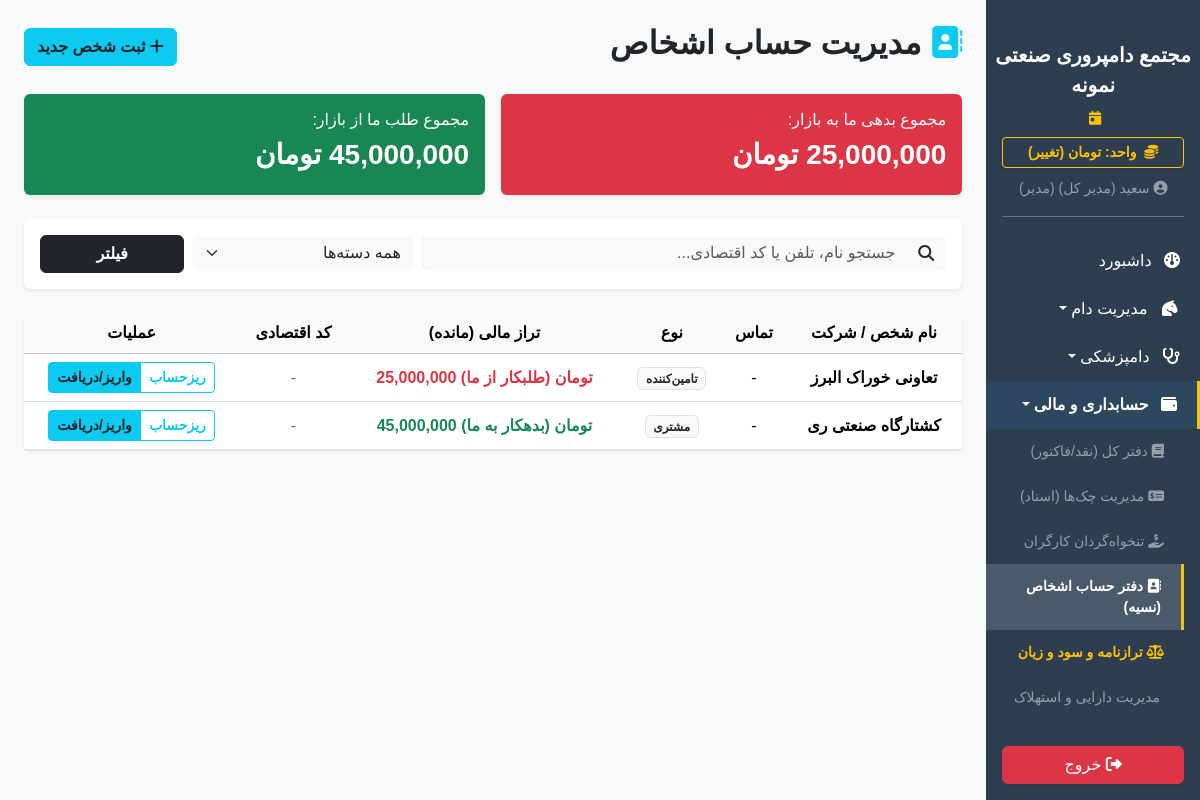
Page /finance/contacts (signed in) on the earlier database version.
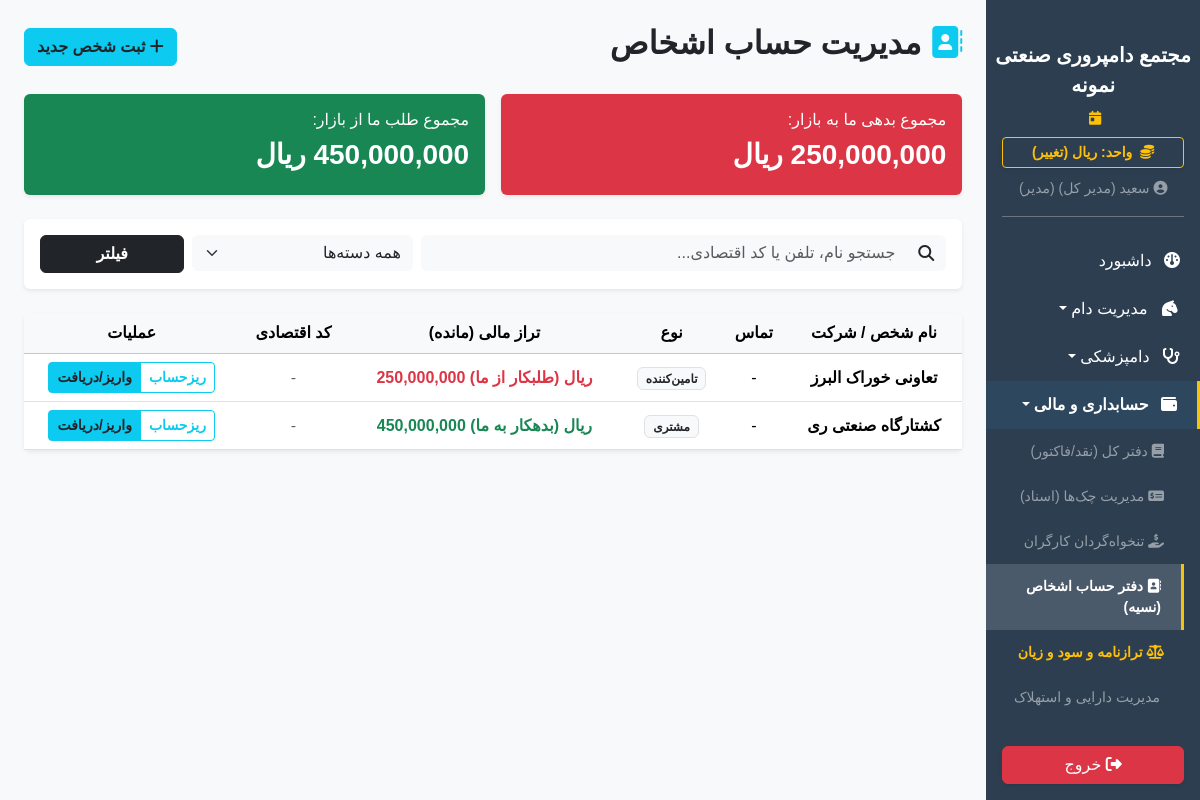
Same page on the later database version.
### app/models.py (models this page shows)
class SystemSetting(db.Model):
    id = db.Column(db.Integer, primary_key=True)
    key = db.Column(db.String(50), unique=True, nullable=False)
    value = db.Column(db.String(255), nullable=False)
    description = db.Column(db.String(255), nullable=True)

class Contact(db.Model):
    id = db.Column(db.Integer, primary_key=True)
    name = db.Column(db.String(150), nullable=False) # نام شخص، قصابی یا کارخانه
    phone = db.Column(db.String(20), nullable=True)
    contact_type = db.Column(db.String(50), default='عمومی') # مشتری، تامین‌کننده خوراک
    economic_code = db.Column(db.String(50), nullable=True)
    bank_card = db.Column(db.String(30), nullable=True)
    balance = db.Column(Numeric(18, 2), default=0.0)
    created_at = db.Column(db.DateTime, default=datetime.utcnow)
    transactions = db.relationship('Transaction', backref='contact', lazy=True)
    cheques = db.relationship('Cheque', backref='contact', lazy=True)
    documents = db.relationship('ContactDocument', backref='contact', lazy=True, cascade="all, delete-orphan")

### app/blueprints/finance.py (the view)
@finance_bp.route('/contacts')
@login_required
def contacts():
    from app.models import Contact
    search_q = request.args.get('search', '').strip()
    type_q = request.args.get('type', 'همه')
    query = Contact.query
    if search_q:
        query = query.filter(
            (Contact.name.ilike(f"%{search_q}%")) |
            (Contact.phone.ilike(f"%{search_q}%")) |
            (Contact.economic_code.ilike(f"%{search_q}%"))
        )
    if type_q != 'همه':
        query = query.filter(Contact.contact_type == type_q)
    all_contacts = query.order_by(Contact.name).all()
    total_debt = db.session.query(func.sum(Contact.balance)).filter(Contact.balance < 0).scalar() or 0
    total_credit = db.session.query(func.sum(Contact.balance)).filter(Contact.balance > 0).scalar() or 0
    return render_template('finance/contacts.html', contacts=all_contacts,
                           total_debt=total_debt, total_credit=total_credit,
                           current_search=search_q, current_type=type_q)

### app/__init__.py (called while the page is built)
def get_system_setting(key, default):
    from app.models import SystemSetting
    s = SystemSetting.query.filter_by(key=key).first()
    return s.value if s else default

### app/blueprints/dashboard.py (called while the page is built)
@dashboard_bp.app_context_processor
def inject_settings():
    try:
        all_settings = {s.key: s.value for s in SystemSetting.query.all()}
    except:
        all_settings = {}
    return dict(system_settings=all_settings)

### app/templates/finance/contacts.html (shortened to what this page needs)
{% extends 'base.html' %}
{% block content %}
<div class="d-flex justify-content-between align-items-center mb-4">
    <h2 class="fw-bold"><i class="fa-solid fa-address-book text-info"></i> مدیریت حساب اشخاص</h2>
    <button class="btn btn-info fw-bold text-dark" data-bs-toggle="modal" data-bs-target="#addContactModal"><i class="fa-solid fa-plus"></i> ثبت شخص جدید</button>
</div>
<div class="row g-3 mb-4">
    <div class="col-md-6"><div class="card bg-danger text-white border-0 shadow-sm"><div class="card-body"><h6>مجموع بدهی ما به بازار:</h6><h3 class="fw-bold">{{ total_debt|abs|currency }}</h3></div></div></div>
    <div class="col-md-6"><div class="card bg-success text-white border-0 shadow-sm"><div class="card-body"><h6>مجموع طلب ما از بازار:</h6><h3 class="fw-bold">{{ total_credit|currency }}</h3></div></div></div>
</div>
<div class="card border-0 shadow-sm mb-4 bg-white">
    <div class="card-body">
        <form method="GET" action="{{ url_for('finance.contacts') }}" class="row g-2">
            <div class="col-md-7">
                <div class="input-group">
                    <span class="input-group-text bg-light border-0"><i class="fa-solid fa-magnifying-glass"></i></span>
                    <input type="text" name="search" class="form-control border-0 bg-light" placeholder="جستجو نام، تلفن یا کد اقتصادی..." value="{{ current_search }}">
                </div>
            </div>
            <div class="col-md-3">
                <select name="type" class="form-select border-0 bg-light">
                    <option value="همه">همه دسته‌ها</option>
                </select>
            </div>
            <div class="col-md-2">
                <button type="submit" class="btn btn-dark w-100 fw-bold">فیلتر</button>
            </div>
        </form>
    </div>
</div>
<div class="card border-0 shadow-sm">
    <div class="card-body p-0">
        <table class="table table-hover align-middle text-center mb-0">
            <thead class="table-light"><tr><th>نام شخص / شرکت</th><th>تماس</th><th>نوع</th><th>تراز مالی (مانده)</th><th>کد اقتصادی</th><th>عملیات</th></tr></thead>
            <tbody>
                {% for c in contacts %}
                <tr>
                    <td class="fw-bold">{{ c.name }}</td>
                    <td dir="ltr">
                        {{ c.phone or '-' }}
                    </td>
                    <td><span class="badge bg-light text-dark border">{{ c.contact_type }}</span></td>
                    <td class="fw-bold {% if c.balance > 0 %}text-success{% elif c.balance < 0 %}text-danger{% else %}text-muted{% endif %}" dir="ltr">
                        {% if c.balance > 0 %}{{ c.balance|currency }} (بدهکار به ما)
                        {% elif c.balance < 0 %}{{ c.balance|abs|currency }} (طلبکار از ما)
                        {% else %}تسویه صفر{% endif %}
                    </td>
                    <td><code class="small text-muted">{{ c.economic_code or '-' }}</code></td>
                    <td>
                        <div class="btn-group">
                            <a href="{{ url_for('finance.contact_profile', id=c.id) }}" class="btn btn-sm btn-outline-info fw-bold">ریزحساب</a>
                            <a href="{{ url_for('finance.contact_profile', id=c.id, _anchor='actions') }}" class="btn btn-sm btn-info text-dark fw-bold">واریز/دریافت</a>
                        </div>
                    </td>
                </tr>
                {% else %}
                <tr><td colspan="6" class="py-5 text-muted">شخصی با این مشخصات یافت نشد.</td></tr>
                {% endfor %}
            </tbody>
        </table>
    </div>
</div>
{% endblock %}

### app/templates/base.html (shortened to what the changed rows need)
<!DOCTYPE html>
<html lang="fa" dir="rtl">
<head>
    <link href="https://cdn.jsdelivr.net/gh/rastikerdar/vazirmatn@v33.003/Vazirmatn-font-face.css" rel="stylesheet">
    <link rel="stylesheet" href="https://unpkg.com/persian-datepicker@1.2.0/dist/css/persian-datepicker.min.css">
    <link rel="stylesheet" href="https://cdn.jsdelivr.net/npm/bootstrap@5.3.2/dist/css/bootstrap.rtl.min.css">
    <link rel="stylesheet" href="https://cdnjs.cloudflare.com/ajax/libs/font-awesome/6.4.2/css/all.min.css">
    <link rel="stylesheet" href="{{ url_for('static', filename='css/style.css') }}">
</head>
<body>
    <div class="d-flex" id="wrapper">
        <div class="sidebar-bg d-flex flex-column" id="sidebar-wrapper">
            <div class="px-3 mb-2">
                <a href="{{ url_for('dashboard.toggle_currency') }}" class="btn btn-sm btn-outline-warning w-100 fw-bold shadow-sm">
                    <i class="fa-solid fa-coins me-1"></i> واحد: {{ get_system_currency_from_settings() }} (تغییر)
                </a>
            </div>
        </div>
        <div id="page-content-wrapper" class="w-100 bg-light" style="overflow-x: hidden;">
            <div class="container-fluid p-4">{% block content %}{% endblock %}</div>
        </div>
    </div>
</body>
</html>

Differences in the rows shown:
changed SystemSetting: value "تومان" → "ریال"; value "25,000,000 تومان" → "250,000,000 ریال"; value "45,000,000 تومان" → "450,000,000 ریال"
changed Contact "تعاونی خوراک البرز": balance|abs "25,000,000 تومان" → "250,000,000 ریال"
changed Contact "کشتارگاه صنعتی ری": balance "45,000,000 تومان" → "450,000,000 ریال"
